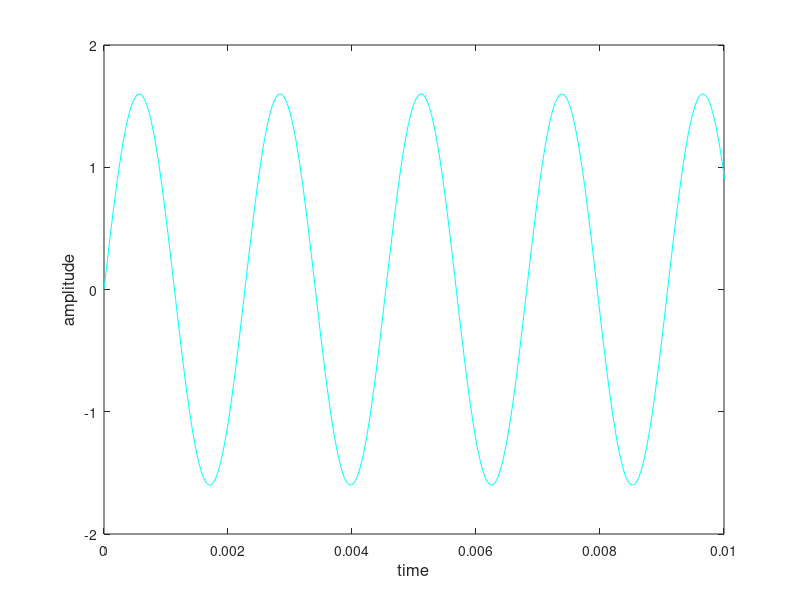

Reproduce this figure in MATLAB.
t = 0:1/32000:1;                        % 1秒を1/32000に分割
a = 0.8;                                % 振幅

Y = 2 * a * cos(2 * pi() * (442 - 438) / 2 * 2) ...    % うなりの波形作成
    .* sin(2 * pi() * (442 + 438) / 2 * t);    

plot(t, Y, "c-")     % 正弦波をプロット
xlabel('time','FontSize',12);           % X軸ラベルの設定
xlim([0 0.01]);                         % X軸ラベルの範囲
ylabel('amplitude','FontSize',12);      % Y軸ラベルの設定
ylim([-2.0 2.0]);                       % Y軸ラベルの範囲

% sound(Y, 32000)